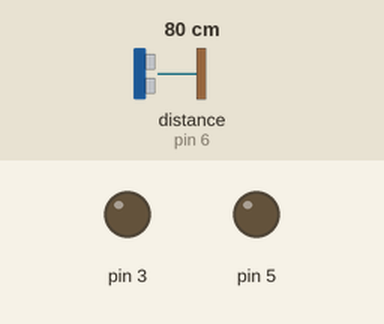
This sketch was run on a simulated Arduino Uno, built with avr-gcc and run on an emulated ATmega328P. Parts: output pins drawn as LEDs (lit = HIGH). Wiring (inferred from the names in the program): ultrasonic range finder: trigger pin 7; echo pin 6. The inputs (shaded band) are chosen by the test bench; at power-on: distance to the obstacle (sensor on pin 6) 80 cm. The echo pulse lasts 58.3 µs per cm; pins used as bus, display or sensor lines are not drawn; what the sketch prints to the serial monitor is not drawn.

Above: at 0.1 s.
At 2.1 s:
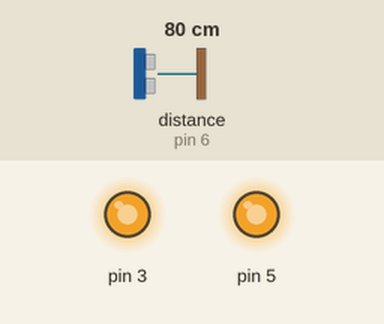
Timing chart, 0 to 3.6 s (numbered marks = the images above):
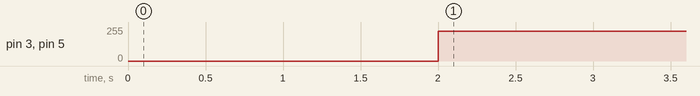

The sketch:

Arduino.ino
```cpp
//토양 습도 센서 x4
#define MOISTURE_1 A0
#define MOISTURE_2 A1


int trigger_pin = 7;
int echo_pin = 6;

int time;
int distance;
String values;

 void setup() {

 pinMode (trigger_pin, OUTPUT);

 pinMode (echo_pin, INPUT);

 //Initializes the serial connection at 9600 to sent sensor data to ESP8266.
 Serial.begin(9600);
 delay(2000);

 }

void loop() {
  analogWrite(3, 225);
  analogWrite(5, 225);
  // get sensors data and put in to values variables as a string.
   values = (/*get_Moisture1_value()+','+get_Moisture2_value()+','+*/get_water_Value()+',');
       delay(1000);
       // removed any buffered previous serial data.
       Serial.flush();
       delay(1000);
       // sent sensors data to serial (sent sensors data to ESP8266)
       Serial.print(values);
//       Serial.print(get_Moisture1_value());
//       Serial.print("/");
//       Serial.print(get_Moisture2_value());

}

String get_Moisture1_value(){
    float res;
    float M = analogRead(MOISTURE_1);   //토양 습도를 측정합니다.

    int i = 1023;
    int j = 100;
    res = M*j/i;                //%로 변환
    return String(res);
}

String get_Moisture2_value(){
    float res;
    float M = analogRead(MOISTURE_2);   //토양 습도를 측정합니다.

    int i = 1023;
    int j = 100;
    res = M*j/i;                //%로 변환
    return String(res);
}

String get_water_Value(){

    digitalWrite (trigger_pin, HIGH);
    delayMicroseconds (10);
    digitalWrite (trigger_pin, LOW);

    float duration = pulseIn (echo_pin, HIGH);
    float res;

    long distance = duration * 17 / 1000;
    return String(distance);
}
```

Measured:
- by itself, pin 3, pin 5: 0/255 → 225/255 at 2.0 s
